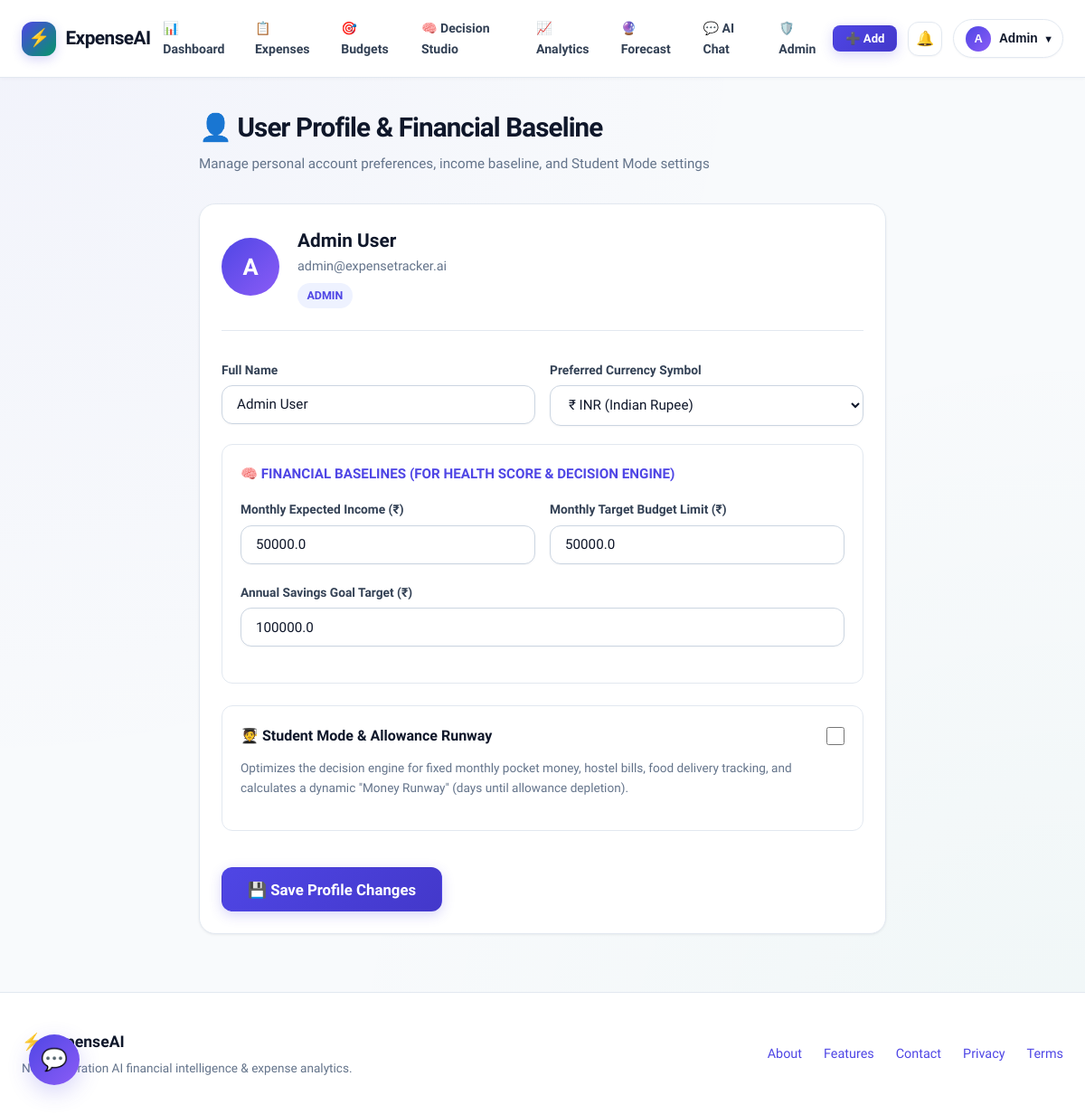
Screenshot of /profile (signed in) with the database file from the repository.
### tables this page shows
CREATE TABLE users (
                    id INTEGER PRIMARY KEY AUTOINCREMENT,
                    name TEXT NOT NULL,
                    email TEXT UNIQUE NOT NULL,
                    password_hash TEXT NOT NULL,
                    role TEXT DEFAULT 'user',
                    currency TEXT DEFAULT '₹',
                    monthly_budget REAL DEFAULT 25000.0,
                    theme TEXT DEFAULT 'dark',
                    created_at TEXT NOT NULL
                , income REAL DEFAULT 50000.0, savings_goal REAL DEFAULT 100000.0, is_student_mode INTEGER DEFAULT 0, monthly_allowance REAL DEFAULT 15000.0);

### app.py (the view, shortened to what this page needs)
@app.route("/profile", methods=["GET", "POST"])
@login_required
def profile_page():
    uid = session["user_id"]
    user = db.get_user_by_id(uid)
    return render_template("profile.html", title="User Profile", user=user)

### app.py (called while the page is built)
def login_required(view):
    @functools.wraps(view)
    def wrapped_view(**kwargs):
        if "user_id" not in session:
            flash("Please log in or try the instant demo to access this feature.", "warning")
            return redirect(url_for("login", next=request.path))
        return view(**kwargs)
    return wrapped_view

@app.context_processor
def inject_global_context():
    unread_count = 0
    curr_symbol = session.get("user_currency", "₹")
    if "user_id" in session:
        unread_count = db.count_unread_notifications(session["user_id"])
    return {
        "unread_notifs_count": unread_count,
        "today_date": date.today().isoformat(),
        "cat_meta": CATEGORY_METADATA,
        "currency": curr_symbol,
    }

### db.py (called while the page is built)
    def _get_connection(self) -> sqlite3.Connection:
        conn = sqlite3.connect(self.db_path)
        conn.row_factory = sqlite3.Row
        return conn

    def get_user_by_id(self, user_id: int) -> Optional[Dict]:
        with self._get_connection() as conn:
            row = conn.execute("SELECT * FROM users WHERE id = ?", (user_id,)).fetchone()
            return dict(row) if row else None

    def count_unread_notifications(self, user_id: int) -> int:
        with self._get_connection() as conn:
            row = conn.execute("SELECT COUNT(*) as c FROM notifications WHERE user_id = ? AND is_read = 0", (user_id,)).fetchone()
            return int(row["c"]) if row else 0

### templates/profile.html (shortened to what this page needs)
{% extends "base.html" %}
{% block content %}
<div class="profile-view" style="max-width: 760px; margin: 0 auto;">
    <div class="page-header">
        <div>
            <h1 class="page-title">
                <span>👤 User Profile & Financial Baseline</span>
            </h1>
            <p class="page-subtitle">Manage personal account preferences, income baseline, and Student Mode settings</p>
        </div>
    </div>
    <div class="card" style="margin-bottom: 2rem;">
        <div style="display: flex; align-items: center; gap: 1.25rem; margin-bottom: 2rem; padding-bottom: 1.5rem; border-bottom: 1px solid var(--border-color);">
            <div class="user-avatar" style="width: 64px; height: 64px; font-size: 1.6rem;">
                {{ user.name[:1].upper() if user else 'U' }}
            </div>
            <div>
                <h3 style="font-size: 1.3rem; font-weight: 800; color: var(--text-primary);">{{ user.name if user else 'Demo User' }}</h3>
                <p style="color: var(--text-muted); font-size: 0.9rem;">{{ user.email if user else 'guest@expensetracker.ai' }}</p>
                <div style="display: flex; gap: 0.5rem; margin-top: 0.4rem;">
                    <span class="badge" style="background: var(--primary-light); color: var(--primary);">
                        {{ (user.role if user else 'user').upper() }}
                    </span>
                </div>
            </div>
        </div>
        <form action="{{ url_for('profile_page') }}" method="POST">
            <div class="form-row">
                <div class="form-group">
                    <label class="form-label">Full Name</label>
                    <input type="text" name="name" class="form-control" value="{{ user.name if user else '' }}" required>
                </div>
                <div class="form-group">
                    <label class="form-label">Preferred Currency Symbol</label>
                    <select name="currency" class="form-select">
                        <option value="₹" {% if user and user.currency == '₹' %}selected{% endif %}>₹ INR (Indian Rupee)</option>
                    </select>
                </div>
            </div>
            <div style="padding: 1.25rem; background: var(--bg-surface); border: 1px solid var(--border-color); border-radius: var(--radius-md); margin-bottom: 1.5rem;">
                <h4 style="font-size: 0.95rem; font-weight: 700; color: var(--primary); text-transform: uppercase; margin-bottom: 1rem;">
                    🧠 Financial Baselines (For Health Score & Decision Engine)
                </h4>
                <div class="form-row">
                    <div class="form-group">
                        <label class="form-label">Monthly Expected Income ({{ currency }})</label>
                        <input type="number" step="500" name="income" class="form-control" value="{{ user.income if user and user.income else 50000 }}">
                    </div>
                    <div class="form-group">
                        <label class="form-label">Monthly Target Budget Limit ({{ currency }})</label>
                        <input type="number" step="500" name="monthly_budget" class="form-control" value="{{ user.monthly_budget if user else 25000 }}">
                    </div>
                </div>
                <div class="form-group">
                    <label class="form-label">Annual Savings Goal Target ({{ currency }})</label>
                    <input type="number" step="1000" name="savings_goal" class="form-control" value="{{ user.savings_goal if user and user.savings_goal else 100000 }}">
                </div>
            </div>
            <div style="padding: 1.25rem; background: var(--bg-surface); border: 1px solid var(--border-color); border-radius: var(--radius-md); margin-bottom: 1.5rem;">
                <div style="display: flex; justify-content: space-between; align-items: center; margin-bottom: 0.75rem;">
                    <label class="form-label" style="margin: 0; font-size: 1rem; font-weight: 700; color: var(--text-primary);">
                        🧑‍🎓 Student Mode & Allowance Runway
                    </label>
                    <input type="checkbox" name="is_student_mode" value="1" id="studentModeCheck" {% if user and user.is_student_mode %}checked{% endif %} style="width: 20px; height: 20px; accent-color: var(--primary);">
                </div>
                <p style="font-size: 0.85rem; color: var(--text-muted); margin-bottom: 1rem;">
                    Optimizes the decision engine for fixed monthly pocket money, hostel bills, food delivery tracking, and calculates a dynamic "Money Runway" (days until allowance depletion).
                </p>
            </div>
            <button type="submit" class="btn btn-primary btn-lg" style="margin-top: 1rem;">
                💾 Save Profile Changes
            </button>
        </form>
    </div>
</div>
{% endblock %}

### templates/base.html (shortened to what this page needs)
<!DOCTYPE html>
<html lang="en" data-theme="light">
<head>
    <link rel="stylesheet" href="{{ url_for('static', filename='styles.css') }}">
</head>
<body>
    <nav class="navbar">
        <div class="nav-container">
            <a href="{{ url_for('index') if session.get('user_id') else url_for('landing') }}" class="brand">
                <div class="brand-icon">⚡</div>
                <span>ExpenseAI</span>
            </a>
            {% if session.get('user_id') %}
            <ul class="nav-links">
                <li><a href="{{ url_for('dashboard') }}" class="nav-link {% if request.endpoint == 'dashboard' %}active{% endif %}">📊 Dashboard</a></li>
                <li><a href="{{ url_for('list_expenses') }}" class="nav-link {% if request.endpoint == 'list_expenses' %}active{% endif %}">📋 Expenses</a></li>
                <li><a href="{{ url_for('budgets_page') }}" class="nav-link {% if request.endpoint == 'budgets_page' %}active{% endif %}">🎯 Budgets</a></li>
                <li><a href="{{ url_for('decision_studio_page') }}" class="nav-link {% if request.endpoint == 'decision_studio_page' %}active{% endif %}">🧠 Decision Studio</a></li>
                <li><a href="{{ url_for('analytics_page') }}" class="nav-link {% if request.endpoint == 'analytics_page' %}active{% endif %}">📈 Analytics</a></li>
                <li><a href="{{ url_for('predict_page') }}" class="nav-link {% if request.endpoint == 'predict_page' %}active{% endif %}">🔮 Forecast</a></li>
                <li><a href="{{ url_for('chat_page') }}" class="nav-link {% if request.endpoint == 'chat_page' %}active{% endif %}">💬 AI Chat</a></li>
                {% if session.get('user_role') == 'admin' %}
                <li><a href="{{ url_for('admin_page') }}" class="nav-link {% if request.endpoint == 'admin_page' %}active{% endif %}">🛡️ Admin</a></li>
                {% endif %}
            </ul>
            {% endif %}
            <div class="nav-actions">
                {% if session.get('user_id') %}
                <button class="btn btn-primary btn-sm" data-open-modal="quickAddModal">
                    <span>➕ Add</span>
                </button>
                <a href="{{ url_for('notifications_page') }}" class="btn-icon" title="Notifications" style="position: relative;">
                    🔔
                </a>
                <div class="user-dropdown">
                    <button id="userMenuBtn" class="user-btn">
                        <div class="user-avatar">{{ (session.get('user_name', 'U'))[:1].upper() }}</div>
                        <span>{{ (session.get('user_name', 'User')).split(' ')[0] }}</span>
                        <small>▾</small>
                    </button>
                </div>
                {% else %}
                <a href="{{ url_for('login') }}" class="btn btn-secondary btn-sm">Log In</a>
                <a href="{{ url_for('signup') }}" class="btn btn-primary btn-sm">Get Started</a>
                {% endif %}
            </div>
        </div>
    </nav>
    <main class="container">
        {% block content %}{% endblock %}
    </main>
    {% if session.get('user_id') %}
    <button id="floatingChatBtn" class="floating-chat-btn" title="Ask AI Financial Assistant">💬</button>
    {% endif %}
    <footer class="footer">
        <div class="footer-container">
            <div>
                <div style="display: flex; align-items: center; gap: 0.5rem; font-weight: 800; font-size: 1.1rem; color: var(--text-primary); margin-bottom: 0.25rem;">
                    <span style="color: var(--primary);">⚡</span> ExpenseAI
                </div>
                <p style="color: var(--text-muted); font-size: 0.85rem;">Next-generation AI financial intelligence & expense analytics.</p>
            </div>
            <ul class="footer-links">
                <li><a href="{{ url_for('about_page') }}">About</a></li>
                <li><a href="{{ url_for('features_page') }}">Features</a></li>
                <li><a href="{{ url_for('contact_page') }}">Contact</a></li>
                <li><a href="{{ url_for('privacy_page') }}">Privacy</a></li>
                <li><a href="{{ url_for('terms_page') }}">Terms</a></li>
            </ul>
        </div>
    </footer>
</body>
</html>

### rows the page displays
users: role "Admin", name "A", name "Admin User", email "admin@expensetracker.ai", role "ADMIN", currency "₹ INR (Indian Rupee)", income "50000.0", monthly_budget "50000.0", savings_goal "100000.0"

### other values shown
{{ (session.get('user_name', 'U'))[:1].upper() }} "A"
{{ currency }} "₹"
